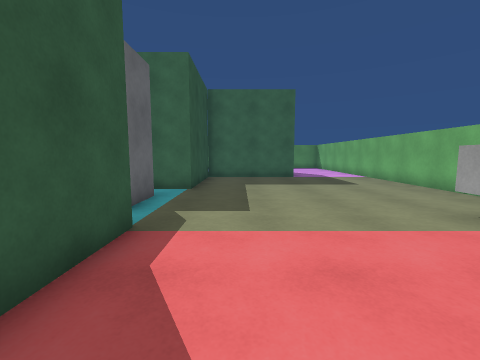
[1] (above)

24 first-person views from a walk through a scene from a Unity 3-D project. The camera is 1.3 m above the floor, tilts 6° down and sees 90° across. The floor is counted in squares, 1 m on a side. Each view is taken from the middle of a square. On the plan, view 1 faces up. The plan holds only what a view shows up to about 12 squares ahead; the rest is blank. The place goes on beyond the plan. The player is left out. Surface patterns are stand-ins for the level's own textures.

[2]
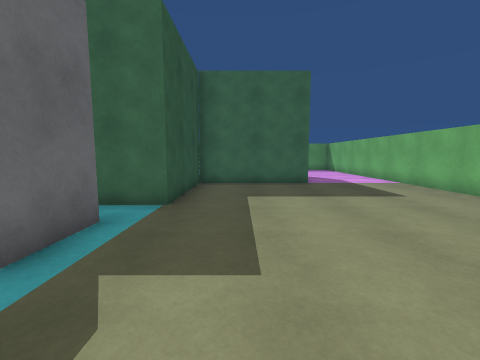

[3]
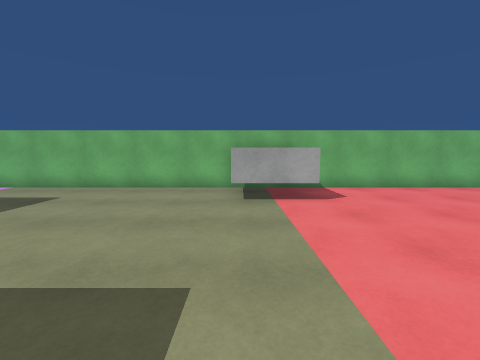

[4]
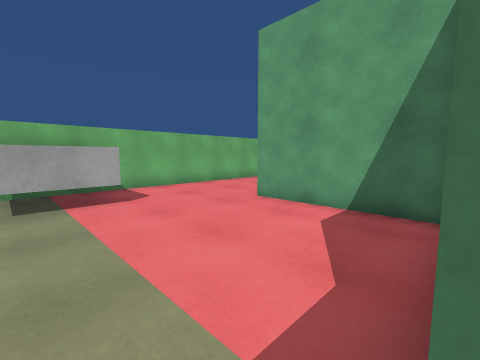

[5]
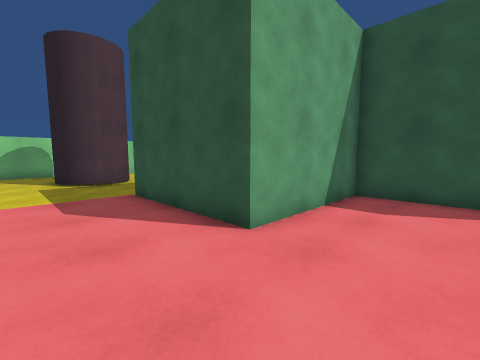

[6]
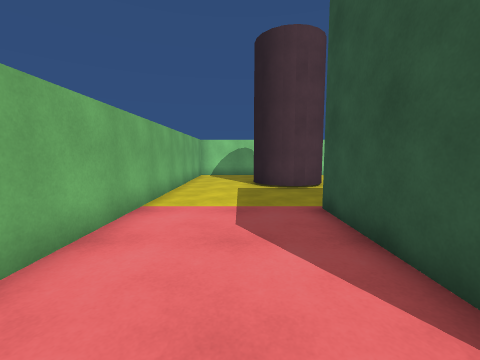

[7]
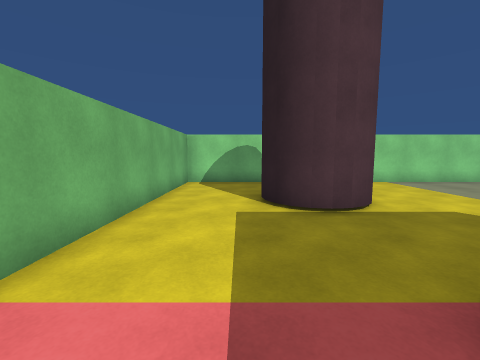

[8]
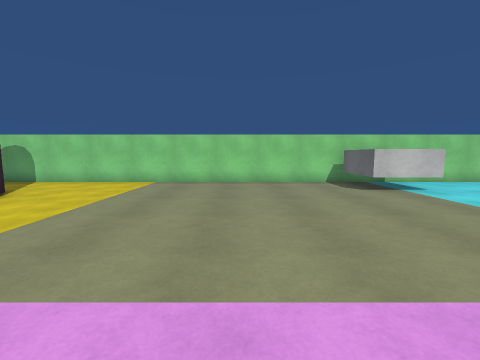

[9]
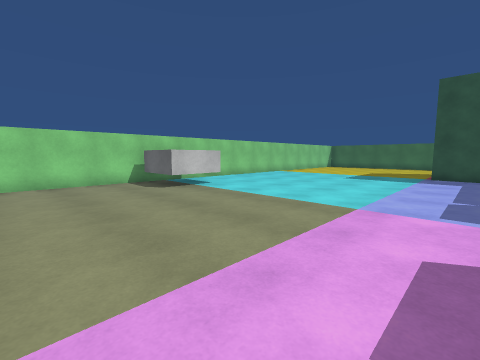

[10]
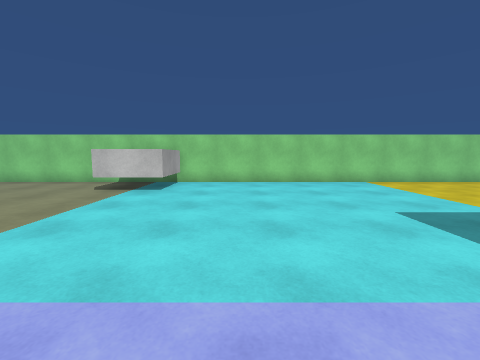

[11]
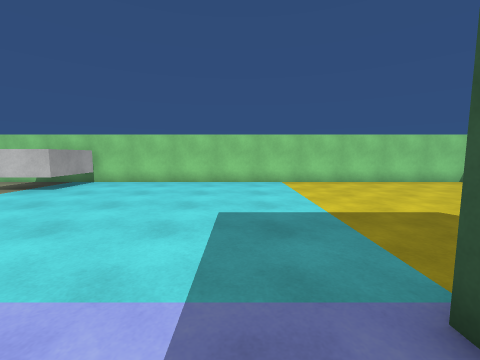

[12]
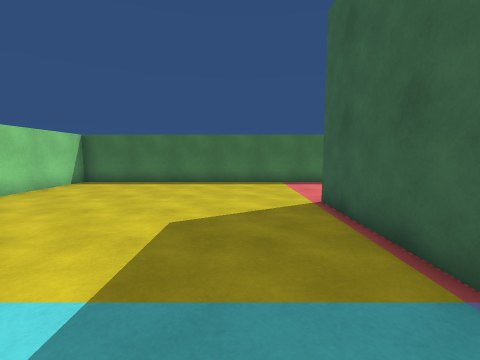

[13]
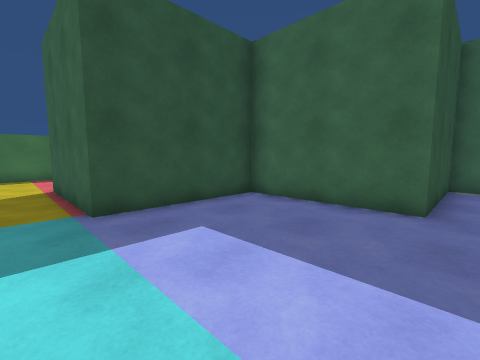

[14]
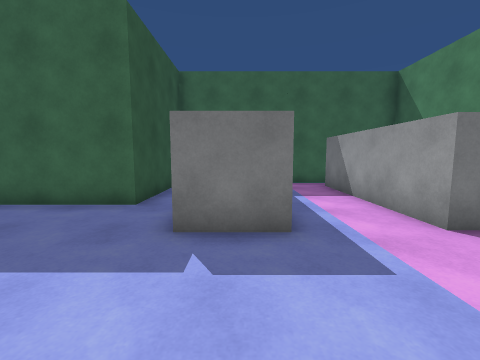

[15]
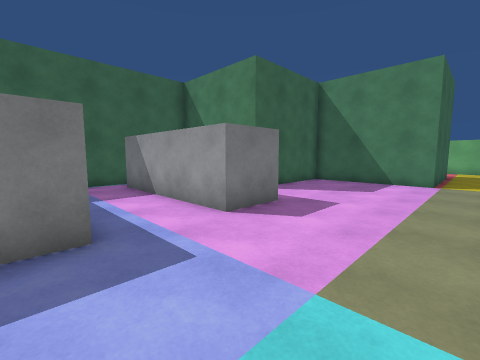

[16]
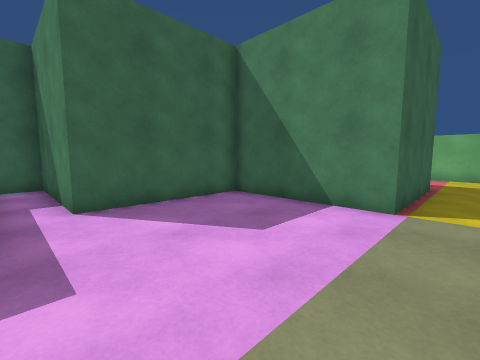

[17]
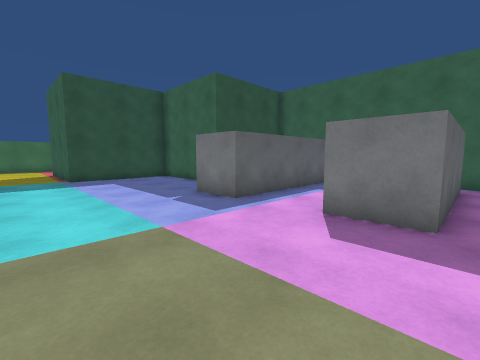

[18]
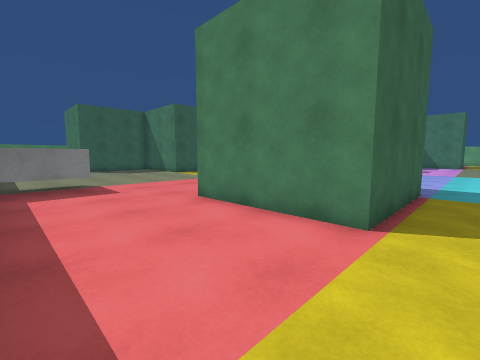

[19]
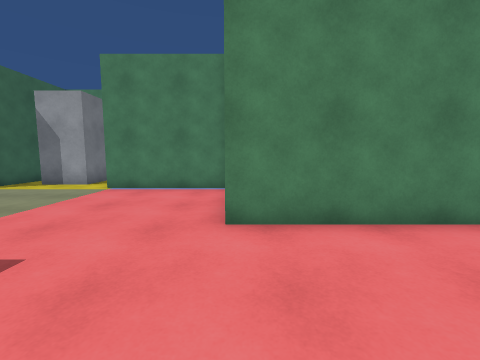

[20]
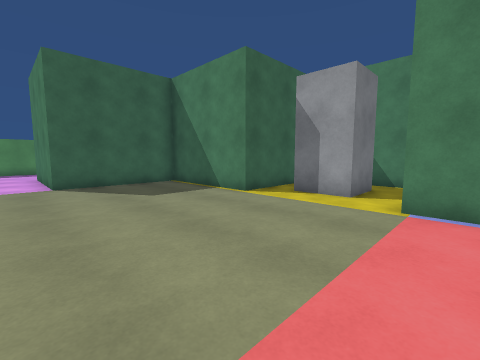

[21]
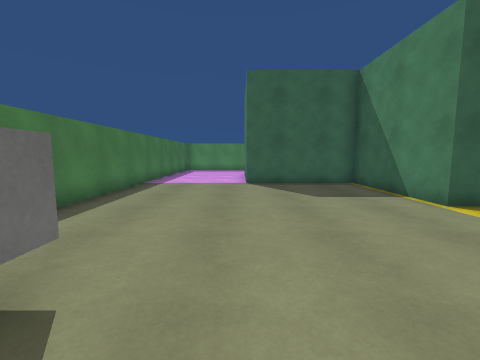

[22]
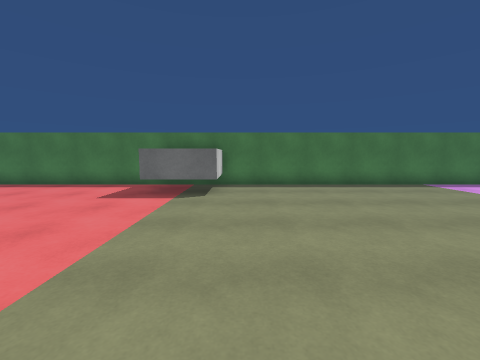

[23]
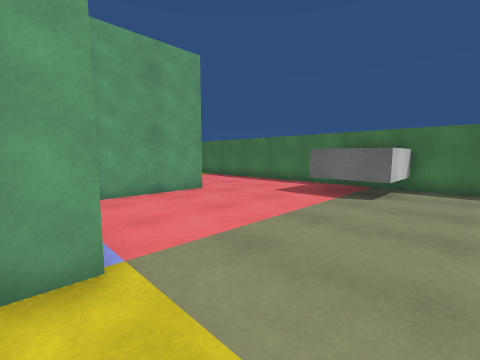

[24]
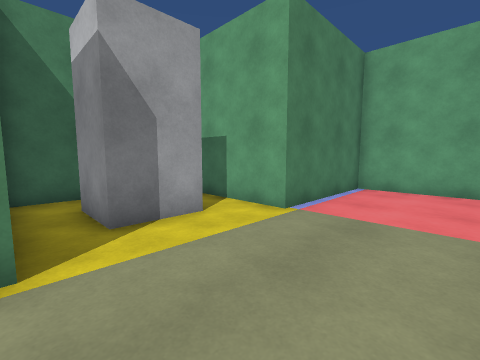

### Floor plan
Points are (right, up) in squares from view 1. A wall is a line through its corners. A room is listed if a view was taken in it or the views show most of it. See-through windows are left out.
Room 1 (views 1, 2, 3, 4, 5, 6, 7)
walls: (-1.9, 4.2) (-1.9, -0.8); (-2, -0.8) (3, -0.8) (3, -5.7) (1.5, -5.7); (3.2, 14) (-1.9, 14) (-1.9, 9.1) (-3.8, 9.1); (7.5, -8.5) (7.5, 15.1); (3.1, -9.3) (4, -9.8); (2.7, -9.3) (3.6, -9.5) (4.3, -10.2); (2.2, -9.5) (2.9, -9.4); (2, -9.6) (2.4, -9.4)
ways out: opening at (1, -8) to room 2; opening at (6, -9.3) to room 2
objects: block (-3, 6) to (-3, 7)
Room 2 (views 8, 9, 10, 11, 12, 13, 14, 15, 16, 17, 18, 19, 20, 21, 22, 23, 24)
walls: (-21.7, -0.8) (-21.7, 4.2) (-18.4, 4.2); (-13.1, 2.8) (-13.1, -3.1) (-15.1, -3.1); (-15.9, 4.1) (-16.7, 4.1) (-16.7, -0.8) (-21.6, -0.8) (-21.6, -5.7) (-26.6, -5.7) (-26.6, -0.8) (-21.6, -0.8); (-16.9, 5) (-16.9, 9); (-10, 4.1) (-11.6, 4.1); (-8.4, 3) (-8.4, -3.1) (-10.4, -3.1) (-10.4, 3.1); (-18.5, 9.1) (-21.7, 9.1) (-21.7, 14) (-26.6, 14) (-26.6, 16.5); (1.5, -5.7) (-2, -5.7) (-2, -0.8) (-6.9, -0.8) (-6.9, 4.1) (-8.5, 4.1); (1.4, -10.5) (1.7, -10) (2, -9.6); (4.1, -10) (4.3, -10.4) (4.4, -10.9); (-31.5, 16.5) (-31.5, -15.5) (7.5, -15.5) (7.5, -8.5)
ways out: opening at (1, -8) to room 1; opening at (6, -9.3) to room 1
objects: block (-20, 6) to (-19, 8)

Where each view was taken, in squares from view 1:
view 1: 0 up, 0 right, facing up
view 2: 3 up, 0 right, facing up
view 3: 5 up, 2 left, facing right
view 4: 5 up, 2 left, facing down-right
view 5: 2 up, 6 right, facing down-left
view 6: 0 up, 5 right, facing down
view 7: 4 down, 5 right, facing down
view 8: 4 down, 6 left, facing down
view 9: 4 down, 6 left, facing down-left
view 10: 4 down, 16 left, facing down
view 11: 4 down, 20 left, facing down
view 12: 8 down, 20 left, facing left
view 13: 7 down, 16 left, facing up-left
view 14: 7 down, 14 left, facing up
view 15: 7 down, 14 left, facing up-right
view 16: 7 down, 8 left, facing up-right
view 17: 8 down, 8 left, facing up-left
view 18: 7 down, 31 left, facing up-right
view 19: 1 down, 31 left, facing right
view 20: 3 up, 28 left, facing up-right
view 21: 3 up, 27 left, facing up
view 22: 6 up, 21 left, facing left
view 23: 7 up, 21 left, facing down-left
view 24: 9 up, 25 left, facing down-right
